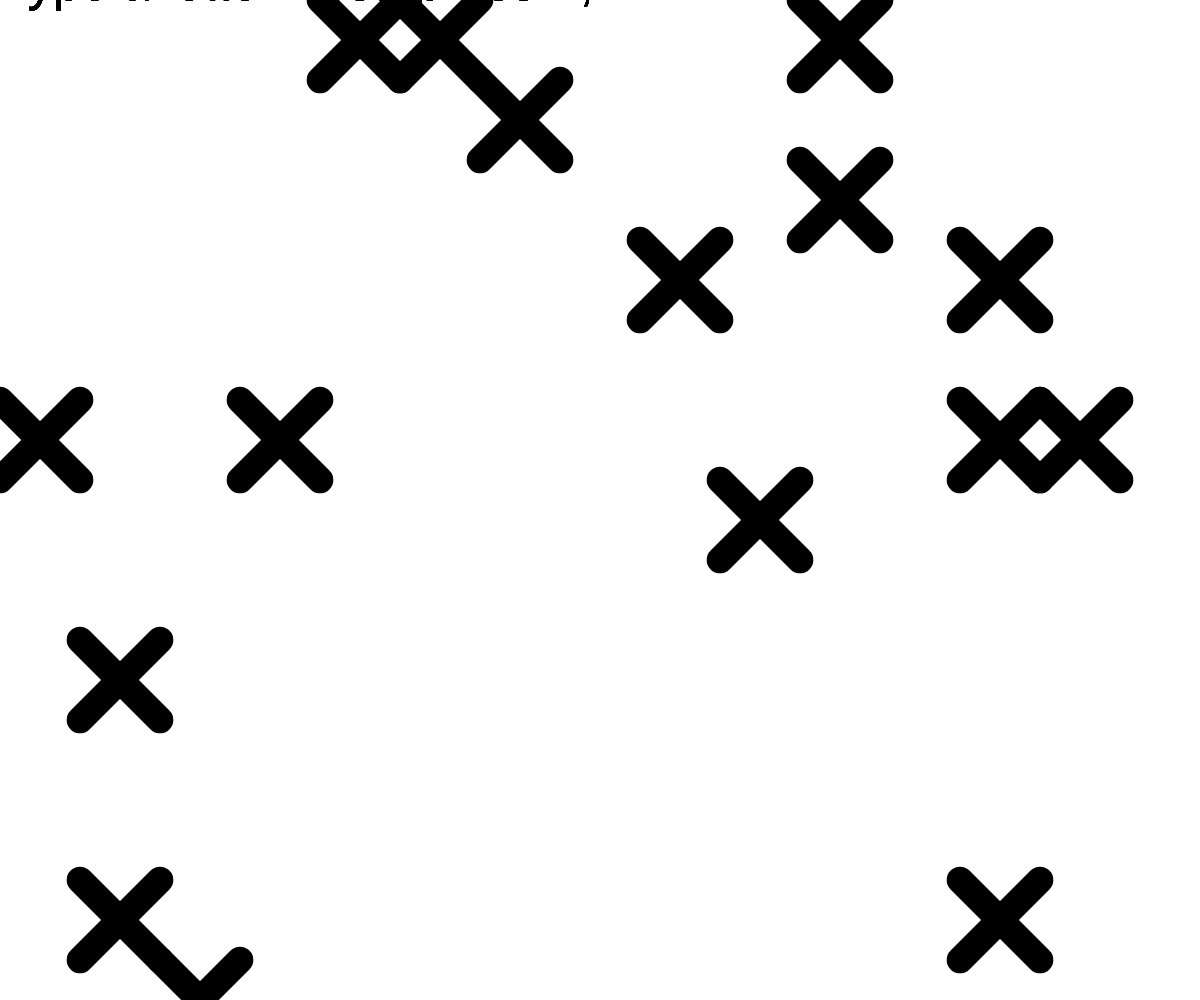
Frame 1 (no input)
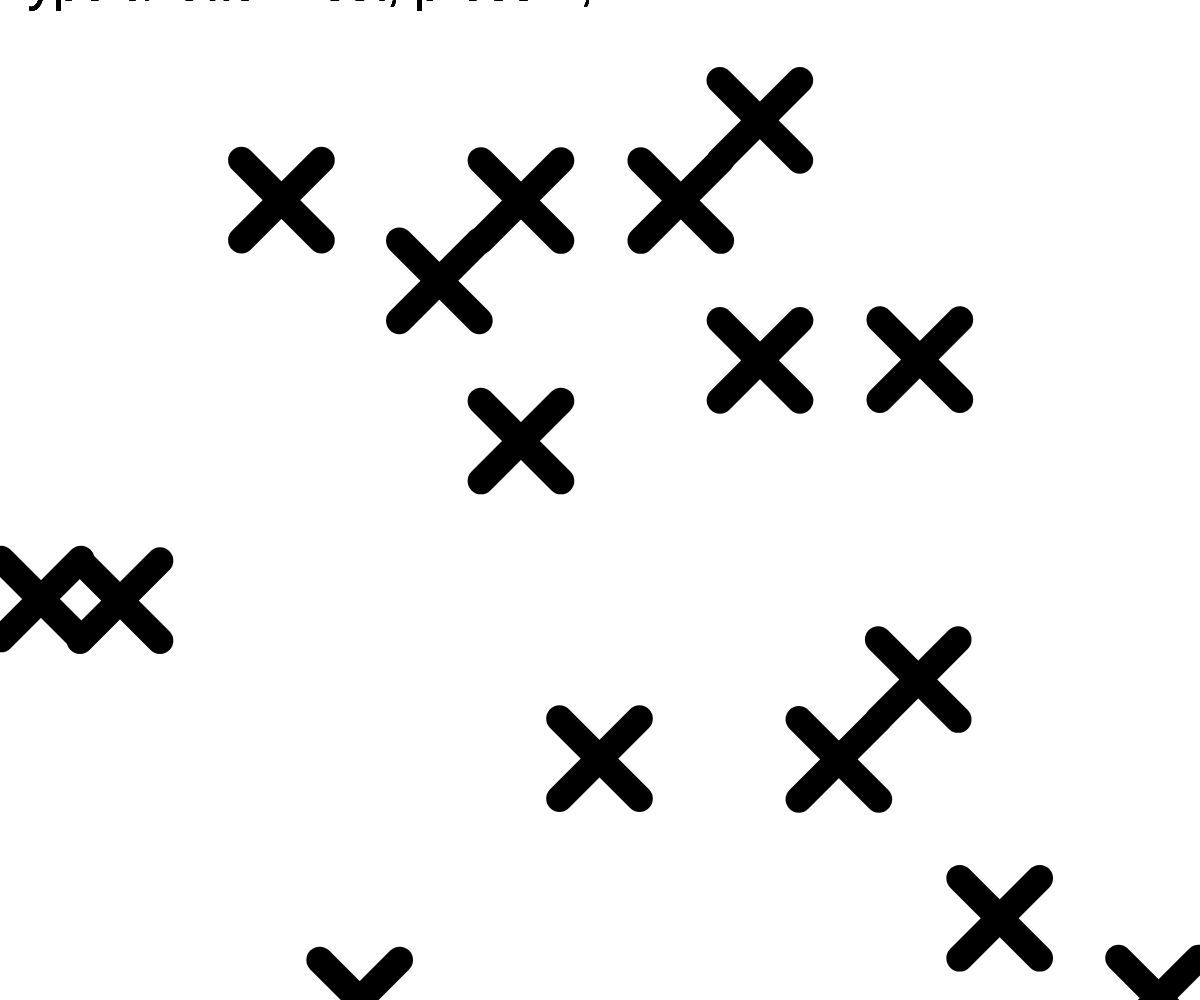
Frame 60 (no input)
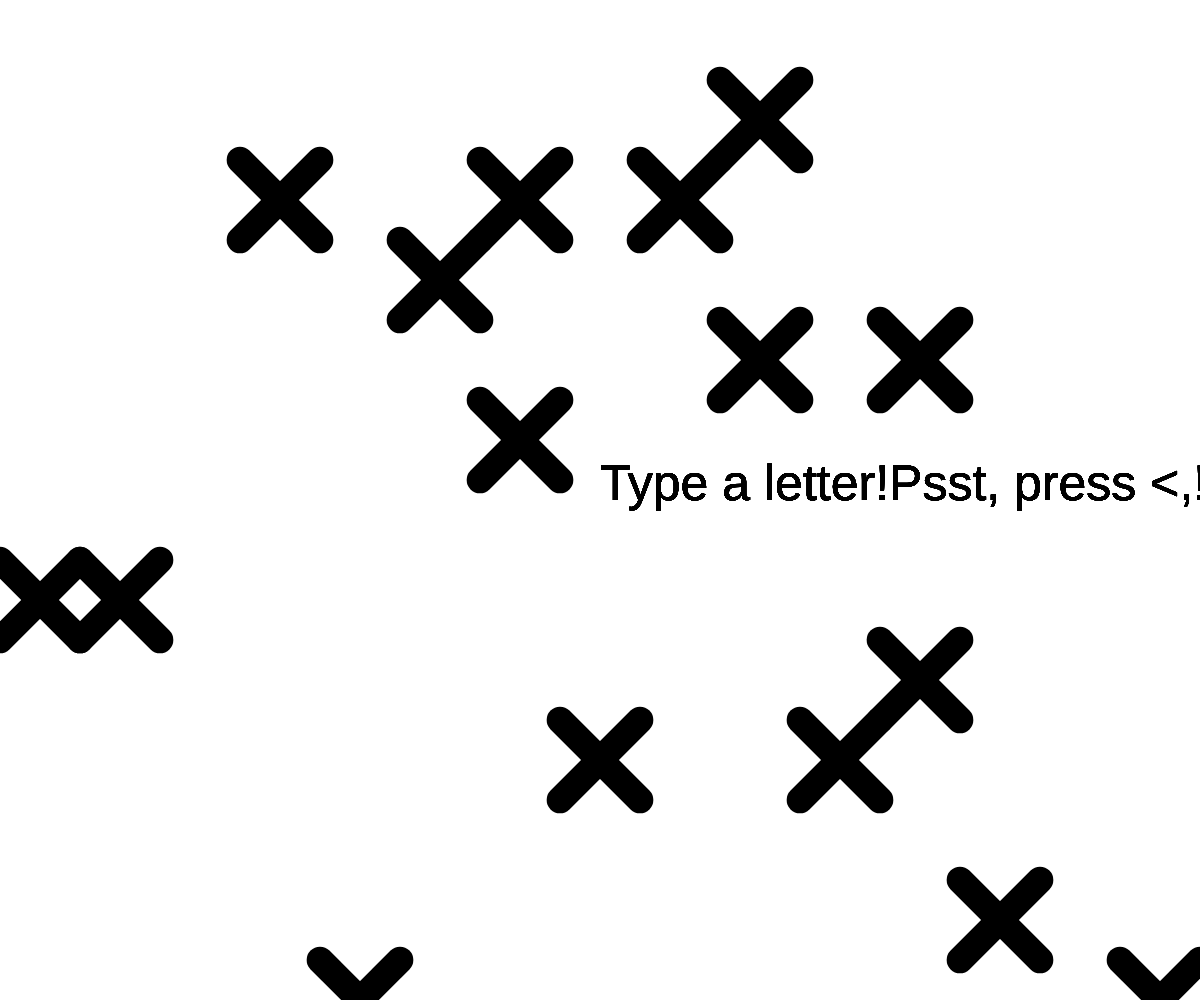
Frame 120 (the mouse pressed at the canvas centre since frame 60)

The p5.js sketch that drew these frames (run headless with seeded random() and noise() and a simulated clock; from frame 60 on, the mouse is pressed at the canvas centre):

// p5.js sketch
// ── sketch.js
var x;
var y;
var nx;
var ny;
var s1;
var s2;
var s3;
var s4;
var s5;
var s6;
var s7;
var s8;
var s9;
var s10;
var s11;
var s12;
var s13;
var s14;
var s15;
var s16;
var u = 40;
var delay = 10;
var x1;
var x2;
var x3;
var x4;
var x5;
var y1;
var y2;
var y3;
var y4;
var y5;
var c1;
var c2;


function setup() {
  createCanvas(windowWidth, windowHeight);
  s1 = new Stitch();
  s2 = new Stitch();
  s3 = new Stitch();
  s4 = new Stitch();
  s5 = new Stitch();
  s6 = new Stitch();
  s7 = new Stitch();
  s8 = new Stitch();
  s9 = new Stitch();
  s10 = new Stitch();
  s11 = new Stitch();
  s12 = new Stitch();
  s13 = new Stitch();
  s14 = new Stitch();
  s15 = new Stitch();
  s16 = new Stitch();
  x1 = windowWidth/2 - 5*u;
  x2 = windowWidth/2 - 3*u;
  x3 = windowWidth/2 - 1*u;
  x4 = windowWidth/2 + 1*u;
  x5 = windowWidth/2 + 3*u;
  y1 = windowHeight/2 - 5*u;
  y2 = windowHeight/2 - 3*u;
  y3 = windowHeight/2 - 1*u;
  y4 = windowHeight/2 + 1*u;
  y5 = windowHeight/2 + 3*u;
  c1 = 255;
  c2 = 0;
}

function windowResized() {
  resizeCanvas(windowWidth, windowHeight);
  //redraw();
}

function draw() {
    background(c1);
    s1.display();
    s1.move();
    s2.display();
    s2.move();
    s3.display();
    s3.move();
    s4.display();
    s4.move();
    s5.display();
    s5.move();
    s6.display();
    s6.move();
    s7.display();
    s7.move();
    s8.display();
    s8.move();
    s9.display();
    s9.move();
    s10.display();
    s10.move();
    s11.display();
    s11.move();
    s12.display();
    s12.move();
    s13.display();
    s13.move();
    s14.display();
    s14.move();
    s15.display();
    s15.move();
    s16.display();
    s16.move();
}



function keyTyped() {
  if (key === 'a') {
    s1.nx = x1; s1.ny = y5;
    s2.nx = x1; s2.ny = y4;
    s3.nx = x1; s3.ny = y3;
    s4.nx = x1; s4.ny = y2;
    s5.nx = x3; s5.ny = y1;
    s6.nx = x2; s6.ny = y1;
    s7.nx = x4; s7.ny = y1;
    s8.nx = x2; s8.ny = y3;
    s9.nx = x3; s9.ny = y3;
    s10.nx = x4; s10.ny = y3;
    s11.nx = x5; s11.ny = y2;
    s12.nx = x5; s12.ny = y3;
    s13.nx = x5; s13.ny = y4;
    s14.nx = x5; s14.ny = y5;
    s15.nx = x3; s15.ny = y3;
    s16.nx = x3; s16.ny = y3;
  } else if (key === 'b') {
    s1.nx = x1; s1.ny = y1;
    s2.nx = x5; s2.ny = y2;
    s3.nx = x3; s3.ny = y3;
    s4.nx = x1; s4.ny = y4;
    s5.nx = x2; s5.ny = y1;
    s6.nx = x4; s6.ny = y5;
    s7.nx = x5; s7.ny = y4;
    s8.nx = x4; s8.ny = y3;
    s9.nx = x1; s9.ny = y3;
    s10.nx = x2; s10.ny = y5;
    s11.nx = x3; s11.ny = y1;
    s12.nx = x4; s12.ny = y1;
    s13.nx = x1; s13.ny = y5;
    s14.nx = x3; s14.ny = y5;
    s15.nx = x1; s15.ny = y2;
    s16.nx = x2; s16.ny = y3;
  } else if (key === 'c') {
    s1.nx = x3; s1.ny = y1;
    s2.nx = x1; s2.ny = y3;
    s3.nx = x3; s3.ny = y5;
    s4.nx = x4; s4.ny = y1;
    s5.nx = x2; s5.ny = y5;
    s6.nx = x1; s6.ny = y4;
    s7.nx = x2; s7.ny = y1;
    s8.nx = x5; s8.ny = y1;
    s9.nx = x1; s9.ny = y2;
    s10.nx = x4; s10.ny = y5;
    s11.nx = x5; s11.ny = y5;
    s12.nx = x2; s12.ny = y1;
    s13.nx = x1; s13.ny = y2;
    s14.nx = x1; s14.ny = y3;
    s15.nx = x1; s15.ny = y4;
    s16.nx = x2; s16.ny = y5;
  } else if (key === 'd') {
    s1.nx = x1; s1.ny = y2;
    s2.nx = x4; s2.ny = y1;
    s3.nx = x5; s3.ny = y3;
    s4.nx = x2; s4.ny = y5;
    s5.nx = x4; s5.ny = y5;
    s6.nx = x1; s6.ny = y3;
    s7.nx = x1; s7.ny = y5;
    s8.nx = x1; s8.ny = y1;
    s9.nx = x5; s9.ny = y2;
    s10.nx = x2; s10.ny = y1;
    s11.nx = x5; s11.ny = y4;
    s12.nx = x1; s12.ny = y4;
    s13.nx = x3; s13.ny = y1;
    s14.nx = x3; s14.ny = y5;
    s15.nx = x1; s15.ny = y3;
    s16.nx = x1; s16.ny = y2;
  } else if (key === 'e') {
    s1.nx = x2; s1.ny = y3;
    s2.nx = x5; s2.ny = y1;
    s3.nx = x3; s3.ny = y5;
    s4.nx = x2; s4.ny = y1;
    s5.nx = x1; s5.ny = y2;
    s6.nx = x1; s6.ny = y4;
    s7.nx = x3; s7.ny = y3;
    s8.nx = x1; s8.ny = y1;
    s9.nx = x2; s9.ny = y5;
    s10.nx = x5; s10.ny = y5;
    s11.nx = x4; s11.ny = y5;
    s12.nx = x1; s12.ny = y3;
    s13.nx = x1; s13.ny = y5;
    s14.nx = x3; s14.ny = y1;
    s15.nx = x4; s15.ny = y1;
    s16.nx = x4; s16.ny = y3;
  } else if (key === 'f') {
    s1.nx = x2; s1.ny = y1;
    s2.nx = x1; s2.ny = y2;
    s3.nx = x1; s3.ny = y5;
    s4.nx = x3; s4.ny = y3;
    s5.nx = x1; s5.ny = y3;
    s6.nx = x5; s6.ny = y1;
    s7.nx = x4; s7.ny = y3;
    s8.nx = x1; s8.ny = y1;
    s9.nx = x1; s9.ny = y4;
    s10.nx = x2; s10.ny = y3;
    s11.nx = x3; s11.ny = y1;
    s12.nx = x4; s12.ny = y1;
    s13.nx = x3; s13.ny = y3;
    s14.nx = x1; s14.ny = y1;
    s15.nx = x1; s15.ny = y3;
    s16.nx = x4; s16.ny = y3;
  } else if (key === 'g') {
    s1.nx = x1; s1.ny = y3;
    s2.nx = x3; s2.ny = y1;
    s3.nx = x3; s3.ny = y5;
    s4.nx = x1; s4.ny = y4;
    s5.nx = x5; s5.ny = y1;
    s6.nx = x3; s6.ny = y3;
    s7.nx = x5; s7.ny = y3;
    s8.nx = x1; s8.ny = y2;
    s9.nx = x5; s9.ny = y4;
    s10.nx = x4; s10.ny = y1;
    s11.nx = x4; s11.ny = y3;
    s12.nx = x2; s12.ny = y5;
    s13.nx = x4; s13.ny = y5;
    s14.nx = x2; s14.ny = y1;
    s15.nx = x3; s15.ny = y3;
    s16.nx = x4; s16.ny = y3;
  } else if (key === 'h') {
    s1.nx = x3; s1.ny = y3;
    s2.nx = x5; s2.ny = y2;
    s3.nx = x1; s3.ny = y1;
    s4.nx = x1; s4.ny = y3;
    s5.nx = x1; s5.ny = y5;
    s6.nx = x5; s6.ny = y4;
    s7.nx = x5; s7.ny = y3;
    s8.nx = x5; s8.ny = y1;
    s9.nx = x1; s9.ny = y2;
    s10.nx = x5; s10.ny = y5;
    s11.nx = x2; s11.ny = y3;
    s12.nx = x4; s12.ny = y3;
    s13.nx = x1; s13.ny = y4;
    s14.nx = x3; s14.ny = y3;
    s15.nx = x3; s15.ny = y3;
    s16.nx = x3; s16.ny = y3;
  } else if (key === 'i') {
    s1.nx = x5; s1.ny = y1;
    s2.nx = x3; s2.ny = y3;
    s3.nx = x5; s3.ny = y5;
    s4.nx = x1; s4.ny = y5;
    s5.nx = x3; s5.ny = y4;
    s6.nx = x4; s6.ny = y5;
    s7.nx = x2; s7.ny = y1;
    s8.nx = x4; s8.ny = y1;
    s9.nx = x2; s9.ny = y5;
    s10.nx = x1; s10.ny = y1;
    s11.nx = x3; s11.ny = y5;
    s12.nx = x3; s12.ny = y1;
    s13.nx = x3; s13.ny = y2;
    s14.nx = x3; s14.ny = y3;
    s15.nx = x3; s15.ny = y2;
    s16.nx = x3; s16.ny = y4;
  } else if (key === 'j') {
    s1.nx = x5; s1.ny = y4;
    s2.nx = x2; s2.ny = y5;
    s3.nx = x5; s3.ny = y1;
    s4.nx = x1; s4.ny = y4;
    s5.nx = x4; s5.ny = y5;
    s6.nx = x5; s6.ny = y2;
    s7.nx = x5; s7.ny = y3;
    s8.nx = x3; s8.ny = y5;
    s9.nx = x3; s9.ny = y5;
    s10.nx = x5; s10.ny = y3;
    s11.nx = x5; s11.ny = y2;
    s12.nx = x4; s12.ny = y5;
    s13.nx = x1; s13.ny = y4;
    s14.nx = x5; s14.ny = y1;
    s15.nx = x2; s15.ny = y5;
    s16.nx = x5; s16.ny = y4;
  } else if (key === 'k') {
    s1.nx = x1; s1.ny = y5;
    s2.nx = x5; s2.ny = y1;
    s3.nx = x4; s3.ny = y4;
    s4.nx = x3; s4.ny = y3;
    s5.nx = x2; s5.ny = y3;
    s6.nx = x1; s6.ny = y1;
    s7.nx = x4; s7.ny = y2;
    s8.nx = x5; s8.ny = y5;
    s9.nx = x1; s9.ny = y3;
    s10.nx = x1; s10.ny = y2;
    s11.nx = x1; s11.ny = y4;
    s12.nx = x3; s12.ny = y3;
    s13.nx = x2; s13.ny = y3;
    s14.nx = x3; s14.ny = y3;
    s15.nx = x2; s15.ny = y3;
    s16.nx = x3; s16.ny = y3;
  } else if (key === 'l') {
    s1.nx = x1; s1.ny = y5;
    s2.nx = x1; s2.ny = y3;
    s3.nx = x4; s3.ny = y5;
    s4.nx = x2; s4.ny = y5;
    s5.nx = x1; s5.ny = y4;
    s6.nx = x1; s6.ny = y2;
    s7.nx = x1; s7.ny = y1;
    s8.nx = x5; s8.ny = y5;
    s9.nx = x3; s9.ny = y5;
    s10.nx = x1; s10.ny = y5;
    s11.nx = x1; s11.ny = y3;
    s12.nx = x4; s12.ny = y5;
    s13.nx = x2; s13.ny = y5;
    s14.nx = x1; s14.ny = y4;
    s15.nx = x1; s15.ny = y2;
    s16.nx = x1; s16.ny = y1;
  } else if (key === 'm') {
    s1.nx = x3; s1.ny = y3;
    s2.nx = x2; s2.ny = y2;
    s3.nx = x5; s3.ny = y1;
    s4.nx = x4; s4.ny = y2;
    s5.nx = x5; s5.ny = y5;
    s6.nx = x1; s6.ny = y1;
    s7.nx = x1; s7.ny = y5;
    s8.nx = x1; s8.ny = y2;
    s9.nx = x5; s9.ny = y4;
    s10.nx = x1; s10.ny = y3;
    s11.nx = x5; s11.ny = y2;
    s12.nx = x1; s12.ny = y4;
    s13.nx = x5; s13.ny = y3;
    s14.nx = x3; s14.ny = y3;
    s15.nx = x2; s15.ny = y2;
    s16.nx = x4; s16.ny = y2;
  } else if (key === 'n') {
    s1.nx = x5; s1.ny = y3;
    s2.nx = x1; s2.ny = y1;
    s3.nx = x1; s3.ny = y4;
    s4.nx = x5; s4.ny = y1;
    s5.nx = x5; s5.ny = y5;
    s6.nx = x1; s6.ny = y2;
    s7.nx = x5; s7.ny = y2;
    s8.nx = x3; s8.ny = y3;
    s9.nx = x2; s9.ny = y2;
    s10.nx = x5; s10.ny = y4;
    s11.nx = x1; s11.ny = y5;
    s12.nx = x1; s12.ny = y3;
    s13.nx = x4; s13.ny = y4;
    s14.nx = x3; s14.ny = y3;
    s15.nx = x2; s15.ny = y2;
    s16.nx = x4; s16.ny = y4;
  } else if (key === 'o') {
    s1.nx = x2; s1.ny = y1;
    s2.nx = x3; s2.ny = y1;
    s3.nx = x4; s3.ny = y1;
    s4.nx = x5; s4.ny = y2;
    s5.nx = x5; s5.ny = y3;
    s6.nx = x5; s6.ny = y4;
    s7.nx = x4; s7.ny = y5;
    s8.nx = x3; s8.ny = y5;
    s9.nx = x2; s9.ny = y5;
    s10.nx = x1; s10.ny = y4;
    s11.nx = x1; s11.ny = y3;
    s12.nx = x1; s12.ny = y2;
    s13.nx = x5; s13.ny = y3;
    s14.nx = x3; s14.ny = y1;
    s15.nx = x5; s15.ny = y3;
    s16.nx = x3; s16.ny = y5;
  } else if (key === 'p') {
    s1.nx = x1; s1.ny = y2;
    s2.nx = x4; s2.ny = y1;
    s3.nx = x1; s3.ny = y5;
    s4.nx = x2; s4.ny = y3;
    s5.nx = x4; s5.ny = y3;
    s6.nx = x1; s6.ny = y3;
    s7.nx = x5; s7.ny = y2;
    s8.nx = x1; s8.ny = y1;
    s9.nx = x3; s9.ny = y1;
    s10.nx = x3; s10.ny = y3;
    s11.nx = x1; s11.ny = y4;
    s12.nx = x2; s12.ny = y1;
    s13.nx = x3; s13.ny = y3;
    s14.nx = x2; s14.ny = y3;
    s15.nx = x4; s15.ny = y3;
    s16.nx = x1; s16.ny = y3;
  } else if (key === 'q') {
    s1.nx = x3; s1.ny = y1;
    s2.nx = x3; s2.ny = y5;
    s3.nx = x1; s3.ny = y3;
    s4.nx = x5; s4.ny = y3;
    s5.nx = x2; s5.ny = y1;
    s6.nx = x1; s6.ny = y4;
    s7.nx = x4; s7.ny = y1;
    s8.nx = x5; s8.ny = y2;
    s9.nx = x4; s9.ny = y1;
    s10.nx = x1; s10.ny = y2;
    s11.nx = x2; s11.ny = y5;
    s12.nx = x4; s12.ny = y4;
    s13.nx = x5; s13.ny = y5;
    s14.nx = x1; s14.ny = y3;
    s15.nx = x3; s15.ny = y1;
    s16.nx = x3; s16.ny = y5;
  } else if (key === 'r') {
    s1.nx = x2; s1.ny = y3;
    s2.nx = x3; s2.ny = y3;
    s3.nx = x4; s3.ny = y4;
    s4.nx = x1; s4.ny = y4;
    s5.nx = x2; s5.ny = y3;
    s6.nx = x4; s6.ny = y3;
    s7.nx = x3; s7.ny = y1;
    s8.nx = x1; s8.ny = y1;
    s9.nx = x5; s9.ny = y2;
    s10.nx = x5; s10.ny = y5;
    s11.nx = x1; s11.ny = y3;
    s12.nx = x1; s12.ny = y5;
    s13.nx = x2; s13.ny = y1;
    s14.nx = x1; s14.ny = y2;
    s15.nx = x4; s15.ny = y1;
    s16.nx = x3; s16.ny = y3;
  } else if (key === 's') {
    s1.nx = x4; s1.ny = y1;
    s2.nx = x3; s2.ny = y3;
    s3.nx = x2; s3.ny = y3;
    s4.nx = x4; s4.ny = y1;
    s5.nx = x4; s5.ny = y5;
    s6.nx = x2; s6.ny = y5;
    s7.nx = x4; s7.ny = y3;
    s8.nx = x3; s8.ny = y1;
    s9.nx = x5; s9.ny = y4;
    s10.nx = x2; s10.ny = y1;
    s11.nx = x1; s11.ny = y5;
    s12.nx = x3; s12.ny = y5;
    s13.nx = x1; s13.ny = y2;
    s14.nx = x3; s14.ny = y3;
    s15.nx = x5; s15.ny = y1;
    s16.nx = x2; s16.ny = y3;
  } else if (key === 't') {
    s1.nx = x3; s1.ny = y1;
    s2.nx = x1; s2.ny = y1;
    s3.nx = x3; s3.ny = y5;
    s4.nx = x2; s4.ny = y1;
    s5.nx = x4; s5.ny = y1;
    s6.nx = x3; s6.ny = y4;
    s7.nx = x3; s7.ny = y3;
    s8.nx = x3; s8.ny = y2;
    s9.nx = x3; s9.ny = y3;
    s10.nx = x3; s10.ny = y4;
    s11.nx = x4; s11.ny = y1;
    s12.nx = x2; s12.ny = y1;
    s13.nx = x3; s13.ny = y5;
    s14.nx = x1; s14.ny = y1;
    s15.nx = x5; s15.ny = y1;
    s16.nx = x3; s16.ny = y1;
  } else if (key === 'u') {
    s1.nx = x4; s1.ny = y5;
    s2.nx = x3; s2.ny = y5;
    s3.nx = x2; s3.ny = y5;
    s4.nx = x5; s4.ny = y1;
    s5.nx = x2; s5.ny = y5;
    s6.nx = x4; s6.ny = y5;
    s7.nx = x1; s7.ny = y1;
    s8.nx = x4; s8.ny = y5;
    s9.nx = x2; s9.ny = y5;
    s10.nx = x5; s10.ny = y3;
    s11.nx = x1; s11.ny = y3;
    s12.nx = x3; s12.ny = y5;
    s13.nx = x5; s13.ny = y4;
    s14.nx = x1; s14.ny = y4;
    s15.nx = x5; s15.ny = y2;
    s16.nx = x1; s16.ny = y2;
  } else if (key === 'v') {
    s1.nx = x1; s1.ny = y1;
    s2.nx = x4; s2.ny = y3;
    s3.nx = x2; s3.ny = y3;
    s4.nx = x3; s4.ny = y5;
    s5.nx = x4; s5.ny = y4;
    s6.nx = x2; s6.ny = y4;
    s7.nx = x1; s7.ny = y2;
    s8.nx = x5; s8.ny = y2;
    s9.nx = x1; s9.ny = y2;
    s10.nx = x2; s10.ny = y4;
    s11.nx = x4; s11.ny = y4;
    s12.nx = x3; s12.ny = y5;
    s13.nx = x2; s13.ny = y3;
    s14.nx = x4; s14.ny = y3;
    s15.nx = x1; s15.ny = y1;
    s16.nx = x5; s16.ny = y1;
  } else if (key === 'w') {
    s1.nx = x1; s1.ny = y1;
    s2.nx = x3; s2.ny = y1;
    s3.nx = x5; s3.ny = y1;
    s4.nx = x5; s4.ny = y3;
    s5.nx = x2; s5.ny = y4;
    s6.nx = x3; s6.ny = y2;
    s7.nx = x1; s7.ny = y2;
    s8.nx = x4; s8.ny = y5;
    s9.nx = x5; s9.ny = y1;
    s10.nx = x4; s10.ny = y4;
    s11.nx = x2; s11.ny = y5;
    s12.nx = x1; s12.ny = y3;
    s13.nx = x5; s13.ny = y2;
    s14.nx = x1; s14.ny = y1;
    s15.nx = x3; s15.ny = y3;
    s16.nx = x3; s16.ny = y1;
  } else if (key === 'x') {
    s1.nx = x5; s1.ny = y5;
    s2.nx = x2; s2.ny = y4;
    s3.nx = x4; s3.ny = y2;
    s4.nx = x5; s4.ny = y1;
    s5.nx = x1; s5.ny = y5;
    s6.nx = x4; s6.ny = y4;
    s7.nx = x2; s7.ny = y2;
    s8.nx = x2; s8.ny = y2;
    s9.nx = x4; s9.ny = y4;
    s10.nx = x1; s10.ny = y5;
    s11.nx = x5; s11.ny = y1;
    s12.nx = x4; s12.ny = y2;
    s13.nx = x2; s13.ny = y4;
    s14.nx = x5; s14.ny = y5;
    s15.nx = x3; s15.ny = y3;
    s16.nx = x1; s16.ny = y1;
  } else if (key === 'y') {
    s1.nx = x3; s1.ny = y3;
    s2.nx = x1; s2.ny = y1;
    s3.nx = x2; s3.ny = y2;
    s4.nx = x5; s4.ny = y1;
    s5.nx = x3; s5.ny = y4;
    s6.nx = x3; s6.ny = y5;
    s7.nx = x4; s7.ny = y2;
    s8.nx = x1; s8.ny = y1;
    s9.nx = x5; s9.ny = y1;
    s10.nx = x4; s10.ny = y2;
    s11.nx = x3; s11.ny = y5;
    s12.nx = x3; s12.ny = y4;
    s13.nx = x5; s13.ny = y1;
    s14.nx = x2; s14.ny = y2;
    s15.nx = x1; s15.ny = y1;
    s16.nx = x3; s16.ny = y3;
  } else if (key === 'z') {
    s1.nx = x1; s1.ny = y1;
    s2.nx = x5; s2.ny = y1;
    s3.nx = x1; s3.ny = y5;
    s4.nx = x4; s4.ny = y2;
    s5.nx = x3; s5.ny = y3;
    s6.nx = x2; s6.ny = y4;
    s7.nx = x2; s7.ny = y5;
    s8.nx = x4; s8.ny = y1;
    s9.nx = x4; s9.ny = y5;
    s10.nx = x2; s10.ny = y1;
    s11.nx = x5; s11.ny = y1;
    s12.nx = x1; s12.ny = y1;
    s13.nx = x5; s13.ny = y5;
    s14.nx = x1; s14.ny = y5;
    s15.nx = x3; s15.ny = y5;
    s16.nx = x3; s16.ny = y1;
  } else if (key = 32) {
      if (c1 === 0) {
        c1 = 255;
        c2 = 0;
      }
      else if (c1 === 255) {
        c1 = 0;
        c2 = 255; 
      }
    redraw();
  }
  return false; // prevent any default behavior
}

function Stitch() {
  this.x = (int(random(width)/(2*u)))*(2*u);
  this.y = (int(random(height)/(2*u)))*(2*u);
  this.nx = (int(random(width)/(2*u)))*(2*u);
  this.ny = (int(random(height)/(2*u)))*(2*u);

  this.move = function() {
    this.x += (this.nx-this.x)/delay;
    this.y += (this.ny-this.y)/delay;
  };

  this.display = function() {
  	stroke(c2);
  	strokeWeight(u/1.5);
    line(this.x, this.y, this.x + (2*u), this.y + (2*u));
    line(this.x + (2*u), this.y, this.x, this.y + (2*u));
    textSize(50);
    noStroke();
    text("Type a letter!Psst, press <,!",mouseX,mouseY);
  };
    
}
